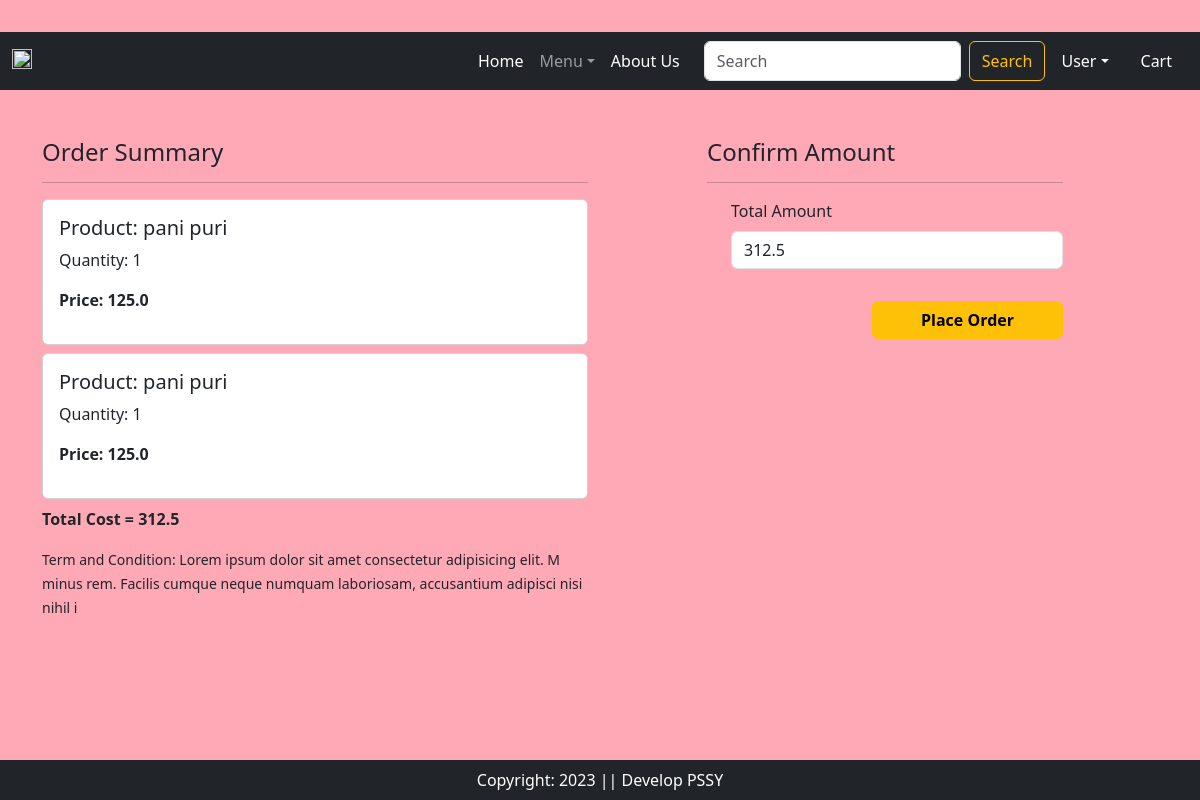
Screenshot of /checkout/ (signed in) with the database file from the repository.
### demo1/models.py (models this page shows, shortened)
class Cart(models.Model):
    user = models.ForeignKey(User,on_delete = models.CASCADE)
    product = models.ForeignKey(Product,on_delete = models.CASCADE)
    quantity = models.PositiveIntegerField(default = 1)

class Product(models.Model):
    title = models.CharField(max_length = 100)
    selling_price = models.FloatField()
    discounted_price = models.FloatField()
    description = models.TextField()
    composition = models.TextField(default = '')
    prodapp = models.TextField(default = '')
    category = models.CharField(choices = CATEGORY_CHOICES,max_length = 2)
    product_image = models.ImageField(upload_to = 'product')

### demo1/views.py (the view)
# urls.py: path('checkout/',views.checkout.as_view(), name='checkout'),
class checkout(View):
    def get(self,request):
        user = request.user
        cart_items = Cart.objects.filter(user= user)
        famount=0
        for p in cart_items:
            value = p.quantity * p.product.discounted_price
            famount = famount + value
        totalamount= famount*1.25
        return render(request,'checkout.html',locals())

### templates/checkout.html (shortened to what this page needs)
{% extends 'base.html' %}
{% load static %}
{% block main-contant %}
    <div class="container">
        <div class="row mt-5">
            <div class="col-sm-6">
                <h4>Order Summary</h4>
                <hr>
                {% for item in cart_items %}
                    <div class="card mb-2">
                        <div class="card-body">
                            <h5>Product: {{ item.product.title }}</h5>
                            <p>Quantity: {{ item.quantity }}</p>
                            <p class="fw-bold">Price: {{ item.product.discounted_price }}</p>
                        </div>
                    </div>
                {% endfor %}
                <p class="fw-bold">Total Cost = {{ totalamount }}</p>
                <small>Term and Condition: Lorem ipsum dolor sit amet consectetur adipisicing elit. M minus rem. Facilis
                    cumque neque numquam laboriosam, accusantium adipisci nisi nihil i  </small>
                </div>
                    <div class="col-sm-4 offset-sm-1">
                    <h4>Confirm Amount</h4>
                    <hr>
            <div class=" form-check mb-3">
                        <label for="totalamount" class="form-label">Total Amount</label>
                        <input type="number" class="form-control" name="totalamount" value={{ totalamount }} readonly>
                        </div>
                        <div class="text-end"  >
                            <form action="/prints">
                                <button type="submit" class="btn btn-warning mt-3 px-5 fw-bold">Place Order</button>
                            </form>
                        </div>
            </div>
        </div>
    </div>
{% endblock main-contant %}

### rows the page displays
Cart: product "pani puri", quantity "1", product.discounted_price "125.0"
Cart: product "pani puri", quantity "1", product.discounted_price "125.0"

### other values shown
{{ totalamount }} "312.5"
